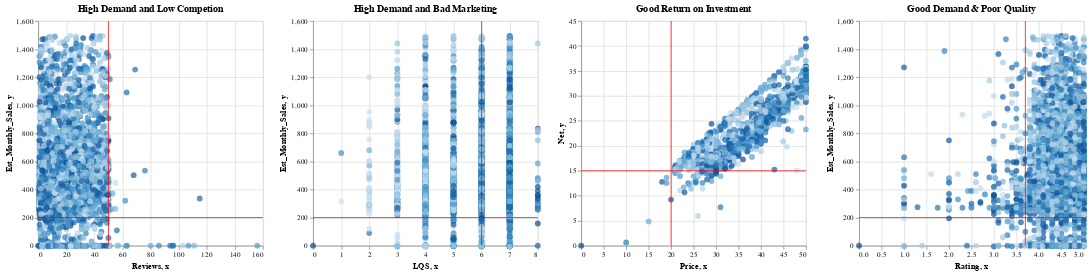

The code cell stored with this chart in its notebook:
### Code cell
## to drop off outliers, choose data that has 'Est_Monthly_Sales' <1500 & 'Reviews' <200)
source = df.loc[(df['Est_Monthly_Sales'] <1500) & (df['Reviews'] <200)]

## selector = alt.selection_single(empty='all', fields=['ASIN'])

brush = alt.selection(type='interval', resolve='global')

## chart1-High Demand and Low Competion
chart1 = alt.Chart(source,title="High Demand and Low Competion").transform_calculate(
    url='https://www.amazon.com/dp/' + alt.datum.ASIN
).mark_circle(size=60).encode(
    x='Reviews',
    y = alt.Y('Est_Monthly_Sales', scale=alt.Scale(domain=[0, 1600])),
    color=alt.condition(brush, 'ASIN:O', alt.ColorValue('whitesmoke'), legend=None),
    tooltip=['Product_Name','ASIN','Est_Monthly_Sales','Category','Reviews', 'LQS', 'Net','Price',]
).add_selection(
    brush).properties(
    height=300,
    width=300)

## chart2 - High Demand and Bad Marketing
chart2 = alt.Chart(source,title="High Demand and Bad Marketing").mark_circle(size=60).encode(
    x='LQS',
    y = alt.Y('Est_Monthly_Sales', scale=alt.Scale(domain=[0, 1600])),
    color=alt.condition(brush, 'ASIN:O', alt.ColorValue('whitesmoke'), legend=None),
    tooltip=['Product_Name','ASIN','Est_Monthly_Sales','Category','Reviews', 'LQS', 'Net','Price',]
).add_selection(
    brush).properties(
    height=300,
    width=300)

## chart3 - Good Return on Investment  
chart3 = alt.Chart(source,title="Good Return on Investment").mark_circle(size=60).encode(
    x='Price',
    y='Net',
    color=alt.condition(brush, 'ASIN:O', alt.ColorValue('whitesmoke'), legend=None),
    tooltip=['Product_Name','ASIN','Est_Monthly_Sales','Category','Reviews', 'LQS', 'Net','Price',]
).add_selection(
    brush).properties(
    height=300,
    width=300)

## chart4 - Good Demand & Poor Quality

chart4 = alt.Chart(source,title="Good Demand & Poor Quality").mark_circle(size=60).encode(
    x='Rating',
    y = alt.Y('Est_Monthly_Sales', scale=alt.Scale(domain=[0, 1600])),
    color=alt.condition(brush, 'ASIN:O', alt.ColorValue('whitesmoke'), legend=None),
    tooltip=['Product_Name','ASIN','Est_Monthly_Sales','Category','Reviews', 'LQS', 'Net','Price',]
).add_selection(
    brush).properties(
    height=300,
    width=300)

## line1 Est_Monthly_Sales >= 200
line1 = alt.Chart(pd.DataFrame({'y': [200]})).mark_rule(color='red').encode(y='y')
## line2 Reviews <=50
line2 = alt.Chart(pd.DataFrame({'x': [50]})).mark_rule(color='red').encode(x='x')
## line3 LQS <6
line3 = alt.Chart(pd.DataFrame({'x': [6]})).mark_rule(color='red').encode(x='x')
## line4 Price>20
line4 = alt.Chart(pd.DataFrame({'x': [20]})).mark_rule(color='red').encode(x='x')
## line5 Net>15
line5 = alt.Chart(pd.DataFrame({'y': [15]})).mark_rule(color='red').encode(y='y')
## line6 Rating<3.7
line6 = alt.Chart(pd.DataFrame({'x': [3.7]})).mark_rule(color='red').encode(x='x')


 
chart1 + line1 + line2|chart2 + line1 + line3|chart3 + line5 +line4|chart4 + line1 + line6

### Figure 1 — Vega-Lite specification as saved in the notebook (floating-point values rounded to 4 significant figures; data arrays with more than 128 entries replaced by an {"elided": "..."} marker saying what was removed)
{"config": {"view": {"continuousWidth": 400, "continuousHeight": 300}}, "hconcat": [{"layer": [{"data": {"name": "data-1e04c406cec7ccf0b4a35c8bf913f452"}, "mark": {"type": "circle", "size": 60}, "encoding": {"color": {"condition": {"type": "ordinal", "field": "ASIN", "legend": null, "selection": "selector020"}, "value": "whitesmoke"}, "tooltip": [{"type": "nominal", "field": "Product_Name"}, {"type": "nominal", "field": "ASIN"}, {"type": "quantitative", "field": "Est_Monthly_Sales"}, {"type": "nominal", "field": "Category"}, {"type": "quantitative", "field": "Reviews"}, {"type": "quantitative", "field": "LQS"}, {"type": "quantitative", "field": "Net"}, {"type": "quantitative", "field": "Price"}], "x": {"type": "quantitative", "field": "Reviews"}, "y": {"type": "quantitative", "field": "Est_Monthly_Sales", "scale": {"domain": [0, 1600]}}}, "height": 300, "selection": {"selector020": {"type": "interval", "resolve": "global"}}, "title": "High Demand and Low Competion", "transform": [{"calculate": "('https://www.amazon.com/dp/' + datum.ASIN)", "as": "url"}], "width": 300}, {"data": {"name": "data-66aa2ae3a4da3dc1e23a1818198a99c7"}, "mark": {"type": "rule", "color": "red"}, "encoding": {"y": {"type": "quantitative", "field": "y"}}}, {"data": {"name": "data-32e7088c39eccda2511c088fc6795087"}, "mark": {"type": "rule", "color": "red"}, "encoding": {"x": {"type": "quantitative", "field": "x"}}}]}, {"layer": [{"data": {"name": "data-1e04c406cec7ccf0b4a35c8bf913f452"}, "mark": {"type": "circle", "size": 60}, "encoding": {"color": {"condition": {"type": "ordinal", "field": "ASIN", "legend": null, "selection": "selector020"}, "value": "whitesmoke"}, "tooltip": [{"type": "nominal", "field": "Product_Name"}, {"type": "nominal", "field": "ASIN"}, {"type": "quantitative", "field": "Est_Monthly_Sales"}, {"type": "nominal", "field": "Category"}, {"type": "quantitative", "field": "Reviews"}, {"type": "quantitative", "field": "LQS"}, {"type": "quantitative", "field": "Net"}, {"type": "quantitative", "field": "Price"}], "x": {"type": "quantitative", "field": "LQS"}, "y": {"type": "quantitative", "field": "Est_Monthly_Sales", "scale": {"domain": [0, 1600]}}}, "height": 300, "selection": {"selector020": {"type": "interval", "resolve": "global"}}, "title": "High Demand and Bad Marketing", "width": 300}, {"data": {"name": "data-66aa2ae3a4da3dc1e23a1818198a99c7"}, "mark": {"type": "rule", "color": "red"}, "encoding": {"y": {"type": "quantitative", "field": "y"}}}, {"data": {"name": "data-7e0e22046d62ed3e8a527da3363c11e2"}, "mark": {"type": "rule", "color": "red"}, "encoding": {"x": {"type": "quantitative", "field": "x"}}}]}, {"layer": [{"data": {"name": "data-1e04c406cec7ccf0b4a35c8bf913f452"}, "mark": {"type": "circle", "size": 60}, "encoding": {"color": {"condition": {"type": "ordinal", "field": "ASIN", "legend": null, "selection": "selector020"}, "value": "whitesmoke"}, "tooltip": [{"type": "nominal", "field": "Product_Name"}, {"type": "nominal", "field": "ASIN"}, {"type": "quantitative", "field": "Est_Monthly_Sales"}, {"type": "nominal", "field": "Category"}, {"type": "quantitative", "field": "Reviews"}, {"type": "quantitative", "field": "LQS"}, {"type": "quantitative", "field": "Net"}, {"type": "quantitative", "field": "Price"}], "x": {"type": "quantitative", "field": "Price"}, "y": {"type": "quantitative", "field": "Net"}}, "height": 300, "selection": {"selector020": {"type": "interval", "resolve": "global"}}, "title": "Good Return on Investment", "width": 300}, {"data": {"name": "data-5e570e6fc0faaea763bde0ea818c7637"}, "mark": {"type": "rule", "color": "red"}, "encoding": {"y": {"type": "quantitative", "field": "y"}}}, {"data": {"name": "data-ffef5f8fd0d2f1a96495570eef89e835"}, "mark": {"type": "rule", "color": "red"}, "encoding": {"x": {"type": "quantitative", "field": "x"}}}]}, {"layer": [{"data": {"name": "data-1e04c406cec7ccf0b4a35c8bf913f452"}, "mark": {"type": "circle", "size": 60}, "encoding": {"color": {"condition": {"type": "ordinal", "field": "ASIN", "legend": null, "selection": "selector020"}, "value": "whitesmoke"}, "tooltip": [{"type": "nominal", "field": "Product_Name"}, {"type": "nominal", "field": "ASIN"}, {"type": "quantitative", "field": "Est_Monthly_Sales"}, {"type": "nominal", "field": "Category"}, {"type": "quantitative", "field": "Reviews"}, {"type": "quantitative", "field": "LQS"}, {"type": "quantitative", "field": "Net"}, {"type": "quantitative", "field": "Price"}], "x": {"type": "quantitative", "field": "Rating"}, "y": {"type": "quantitative", "field": "Est_Monthly_Sales", "scale": {"domain": [0, 1600]}}}, "height": 300, "selection": {"selector020": {"type": "interval", "resolve": "global"}}, "title": "Good Demand & Poor Quality", "width": 300}, {"data": {"name": "data-66aa2ae3a4da3dc1e23a1818198a99c7"}, "mark": {"type": "rule", "color": "red"}, "encoding": {"y": {"type": "quantitative", "field": "y"}}}, {"data": {"name": "data-08357e9e1a24f96788f10409e89b059b"}, "mark": {"type": "rule", "color": "red"}, "encoding": {"x": {"type": "quantitative", "field": "x"}}}]}], "$schema": "https://vega.github.io/schema/vega-lite/v4.8.1.json", "datasets": {"data-1e04c406cec7ccf0b4a35c8bf913f452": {"elided": "4521 records"}, "data-66aa2ae3a4da3dc1e23a1818198a99c7": [{"y": 200}], "data-32e7088c39eccda2511c088fc6795087": [{"x": 50}], "data-7e0e22046d62ed3e8a527da3363c11e2": [{"x": 6}], "data-5e570e6fc0faaea763bde0ea818c7637": [{"y": 15}], "data-ffef5f8fd0d2f1a96495570eef89e835": [{"x": 20}], "data-08357e9e1a24f96788f10409e89b059b": [{"x": 3.7}]}}
